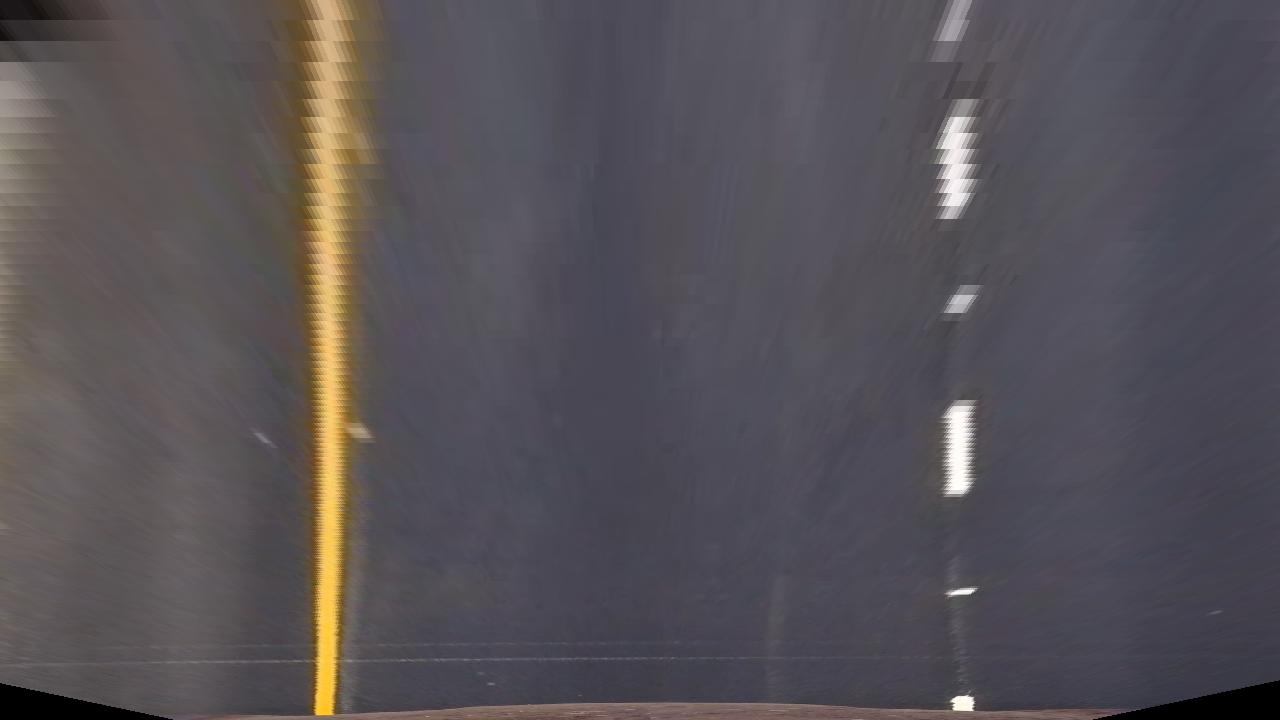
#> input picture output_images/test_images/straight_lines1.jpg, 1280 x 720 px
$ python lane_lines.py   (older library calls are emulated)
#> lines starting #> are read from the running program, lines starting #| are printed output that depends on the picture
import numpy as np
import cv2
import glob
import matplotlib.pyplot as plt
from scipy import misc
from os import path


# [68 lines left out: functions calibrate_camera, cal_undistort, edge_detect, not called in this run]


def perspective_trans(img):
    w, h = 1280, 720
    x, y = 0.5*w, 0.8*h
    src = np.float32([
        [200./1280*w, 720./720*h],
        [453./1280*w, 547./720*h],
        [835./1280*w, 547./720*h],
        [1100./1280*w, 720./720*h]])
    dst = np.float32([
        [(w-x)/2., h],
        [(w-x)/2., 0.82*h],
        [(w+x)/2., 0.82*h],
        [(w+x)/2., h]])
    # Compute and apply perpective transform
    img_size = (img.shape[1], img.shape[0])
    M = cv2.getPerspectiveTransform(src, dst)
    warped = cv2.warpPerspective(
        img, M, img_size, flags=cv2.INTER_NEAREST)

    return warped


# [50 lines left out: functions draw_undistord, draw_edges, draw_perspective, not called in this run]


def generate_images(in_fnames, out_directory, func):
#> called with out_directory = 'output_images/test_images'
    for fname in in_fnames:
        image = misc.imread(fname)
#> image is the input picture: shape (720, 1280, 3); mean R, G, B 86.8, 82, 86.9
        save_path = path.join(out_directory, path.basename(fname))
        misc.imsave(save_path, func(image))
#> in perspective_trans, `warped = cv2.warpPerspective( img, M, img_size, flags=cv2.INTER_NEAREST)`:
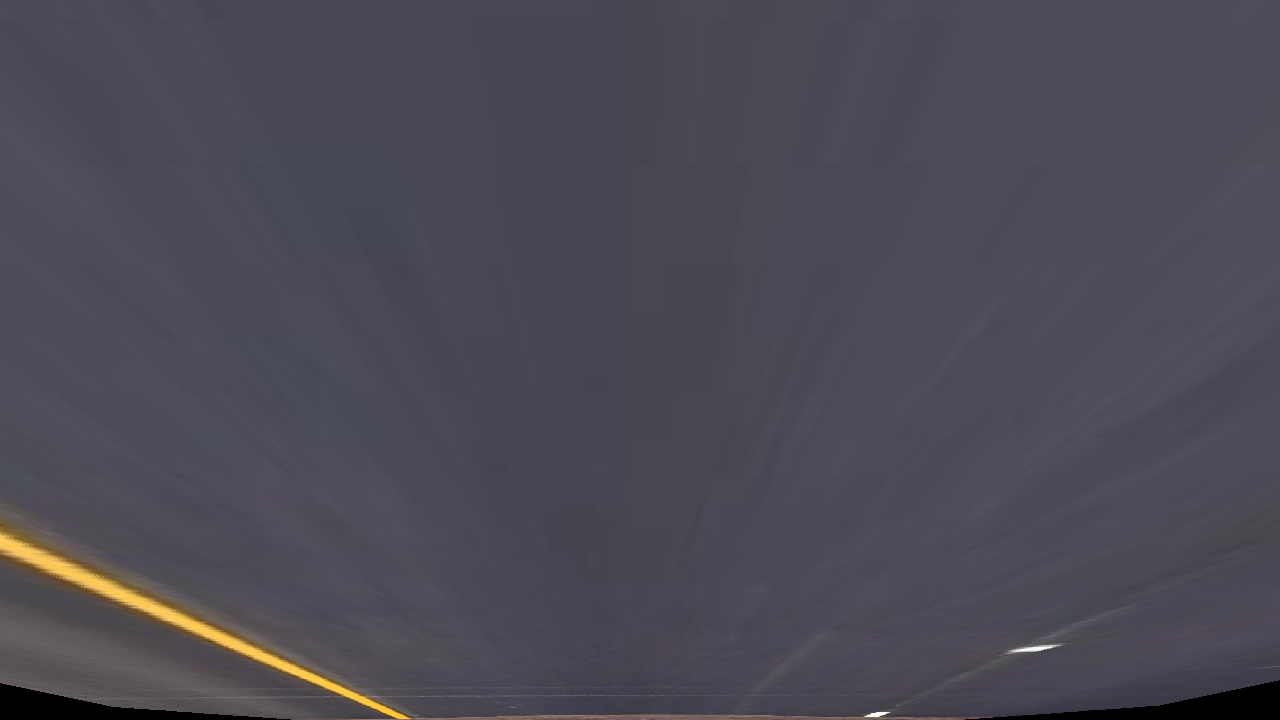
#> warped: shape (720, 1280, 3); mean R, G, B 75.8, 73.6, 84.3
#> pass 2 of the loop in generate_images, `for fname in in_fnames:`:
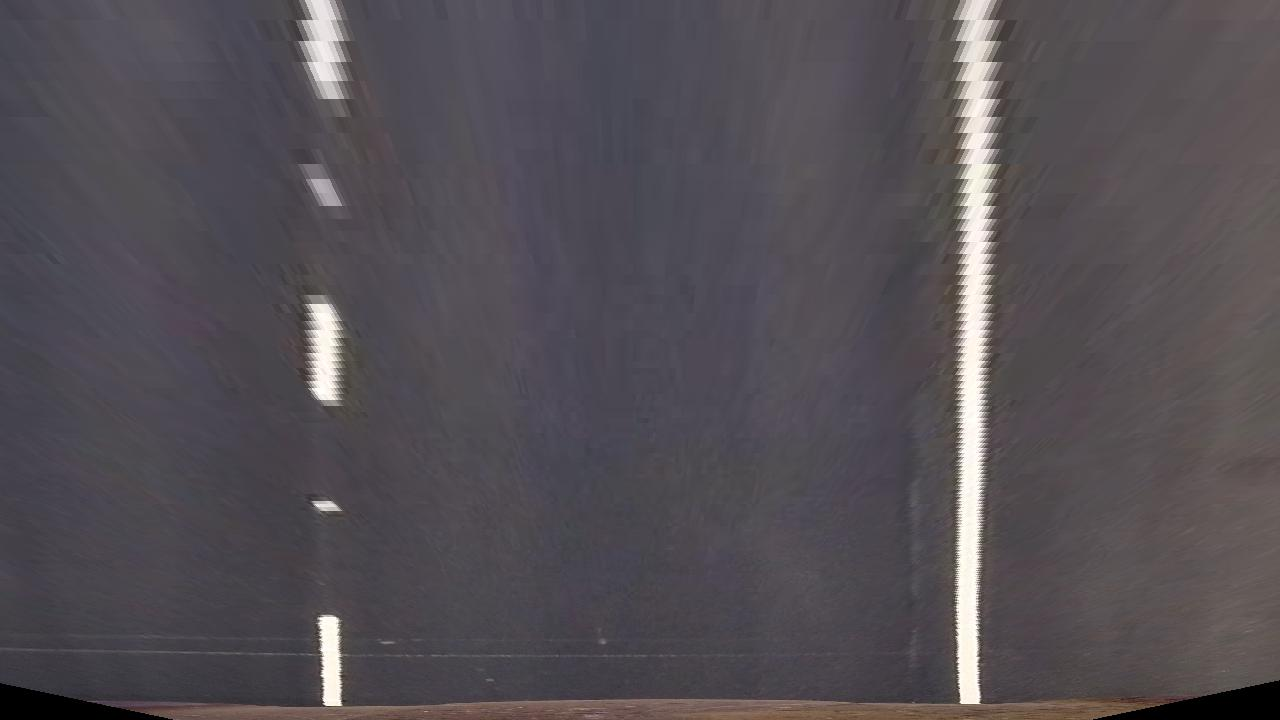
#> input picture output_images/test_images/straight_lines2.jpg, 1280 x 720 px
#> in generate_images, image is the input picture: shape (720, 1280, 3); mean R, G, B 83.9, 79, 84.6
#> in perspective_trans (call 2), `warped = cv2.warpPerspective( img, M, img_size, flags=cv2.INTER_NEAREST)`:
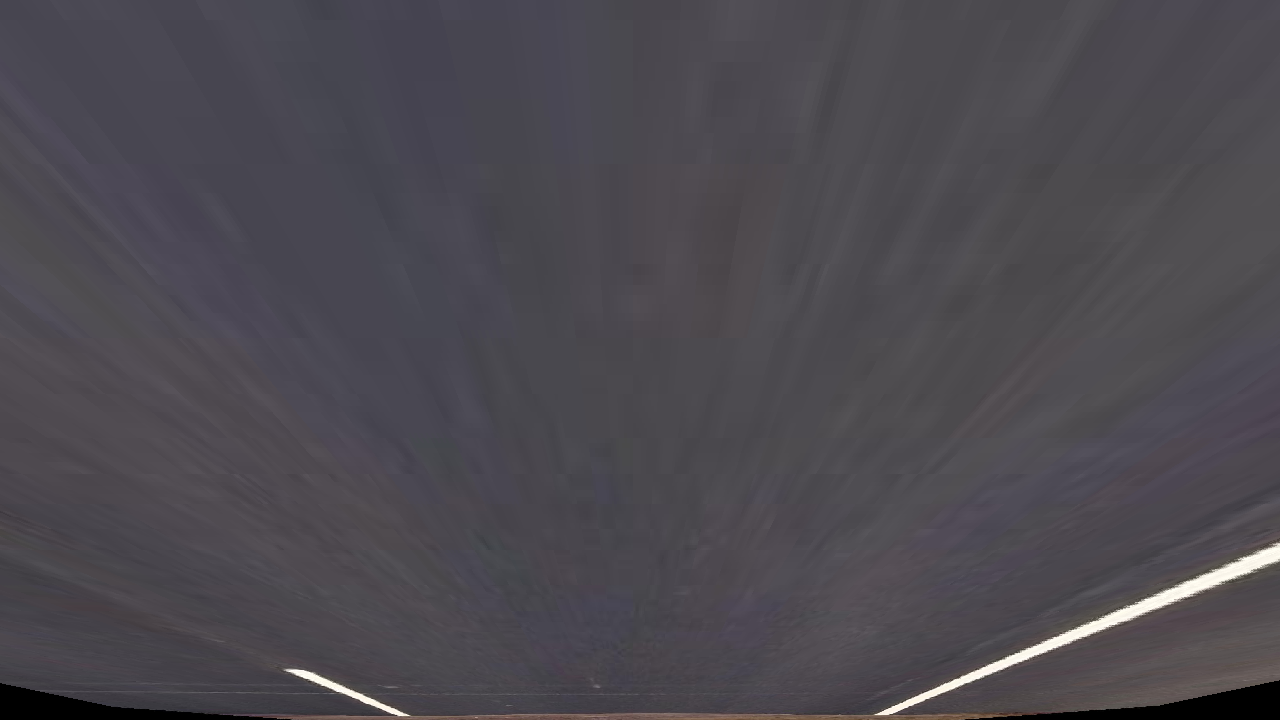
#> warped: shape (720, 1280, 3); mean R, G, B 76.4, 73.3, 79.9

if __name__ == "__main__":
    # draw_undistord()
    # draw_edges()
    # draw_perspective()
    generate_images(
        glob.glob('test_images/*.jpg'), 'output_images/test_images', perspective_trans)
